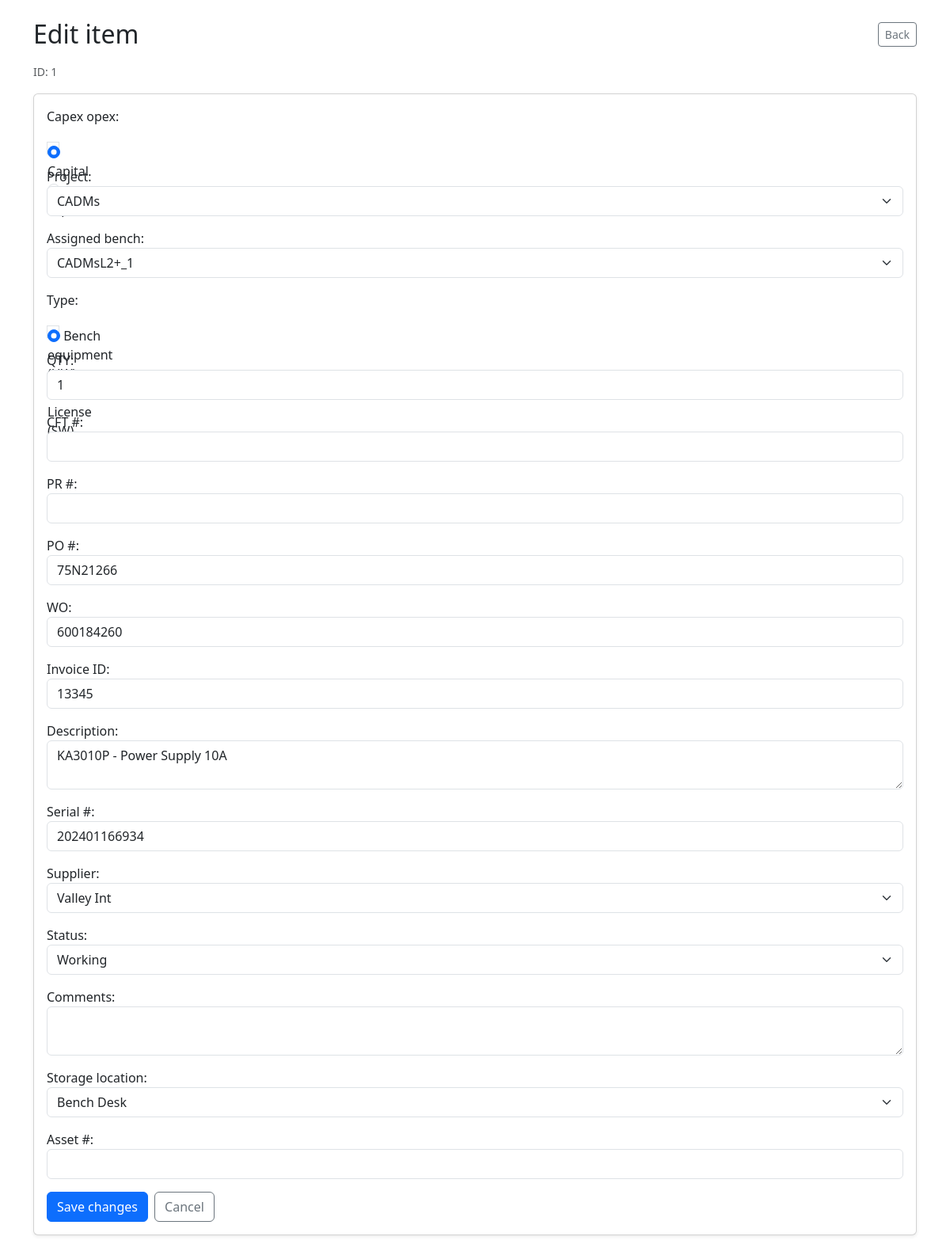
/1/edit/ (signed in), run on the app's committed database.
### inv/models.py (models this page shows, shortened)
class InventoryItem(models.Model):
    capex_opex = models.ForeignKey(CapexOpex, on_delete=models.PROTECT, null=True, blank=True)
    project = models.ForeignKey(Project, on_delete=models.PROTECT, null=True, blank=True)
    assigned_bench = models.ForeignKey(AssignedBench, on_delete=models.PROTECT, null=True, blank=True)
    type = models.ForeignKey(ItemType, on_delete=models.PROTECT, null=True, blank=True)
    qty = models.PositiveIntegerField("QTY", default=0)
    cft_number = models.CharField("CFT #", max_length=100, blank=True, default="")
    pr_number = models.CharField("PR #", max_length=100, blank=True, default="")
    po_number = models.CharField("PO #", max_length=100, blank=True, default="")
    wo_number = models.CharField("WO", max_length=100, blank=True, default="")
    invoice_id = models.CharField("Invoice ID", max_length=100, blank=True, default="")
    description = models.TextField("Description", blank=True)
    serial_number = models.CharField("Serial #", max_length=200, blank=True, default="")
    supplier = models.ForeignKey(Supplier, on_delete=models.PROTECT, null=True, blank=True)
    status = models.ForeignKey(Status, on_delete=models.PROTECT, null=True, blank=True)
    comments = models.TextField("Comments", blank=True)
    storage_location = models.ForeignKey(StorageLocation, on_delete=models.PROTECT, null=True, blank=True)
    asset_number = models.CharField("Asset #", max_length=200, blank=True, default="")
    class Meta:
        verbose_name = "Inventory item"
        verbose_name_plural = "Inventory items"
        ordering = ["id", "assigned_bench", "type", "supplier"]

### inv/views.py (the view)
# urls.py: path("<int:pk>/edit/", inventory_edit, name="edit"),
@login_required
@permission_required("inv.change_inv")
def inventory_edit(request, pk):
    item = get_object_or_404(InventoryItem, pk=pk)
    if request.method == "POST":
        form = InventoryItemForm(request.POST, instance=item)
        if form.is_valid():
            form.save()
            messages.success(request, "Item actualizado")
            return redirect("inv:list")
    else:
        form = InventoryItemForm(instance=item)
    return render(request, "inv/edit.html", {"form": form, "item": item})

### inv/models.py (called while the page is built)
    def __str__(self):
        return self.label or self.code

    def __str__(self):
        return self.label or self.code

    def __str__(self):
        return self.label or self.code

    def __str__(self):
        return self.label or self.code

    def __str__(self):
        return self.label or self.code

    def __str__(self):
        return self.label or self.code

    def __str__(self):
        return self.label or self.code

### templates/inv/edit.html (shortened to what this page needs)
<!doctype html>
<html lang="es">
<head>
  <link href="https://cdn.jsdelivr.net/npm/bootstrap@5.3.3/dist/css/bootstrap.min.css" rel="stylesheet">
</head>
<body class="p-4">
  <div class="container">
    <div class="d-flex justify-content-between align-items-center mb-3">
      <h2 class="m-0">Edit item</h2>
      <a class="btn btn-outline-secondary btn-sm" href="{% url 'inv:list' %}">Back</a>
    </div>
    <div class="text-muted mb-3"><small>ID: {{ item.id }}</small></div>
    <form method="post" class="card card-body shadow-sm">
      {{ form.as_p }}
      <div class="d-flex gap-2">
        <button class="btn btn-primary" type="submit">Save changes</button>
        <a class="btn btn-outline-secondary" href="{% url 'inv:list' %}">Cancel</a>
      </div>
    </form>
  </div>
</body>
</html>

### data on the page
InventoryItem: id "1", capex_opex_id "☑ Capital", project "CADMs", assigned_bench "CADMsL2+_1", type_id "☑ Bench equipment (HW)", qty "1", po_number "75N21266", wo_number "600184260", invoice_id "13345", description "KA3010P - Power Supply 10A", serial_number "202401166934", supplier "Valley Int", status "Working", storage_location "Bench Desk"
